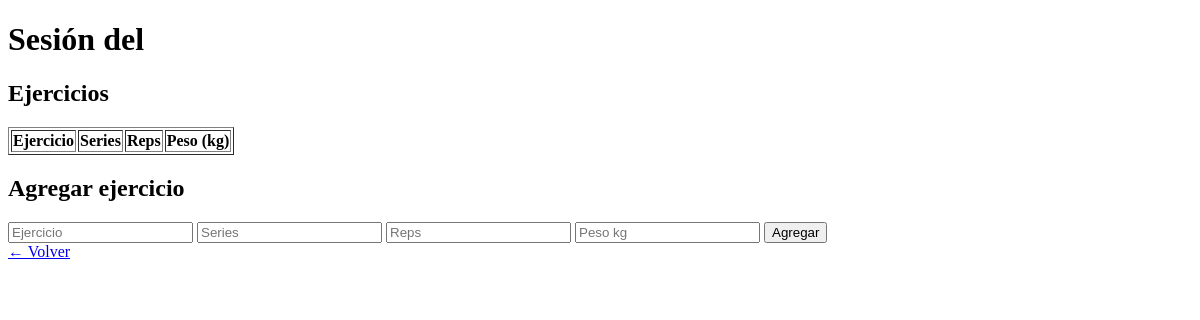
Page /sesion/1 on the earlier database version.
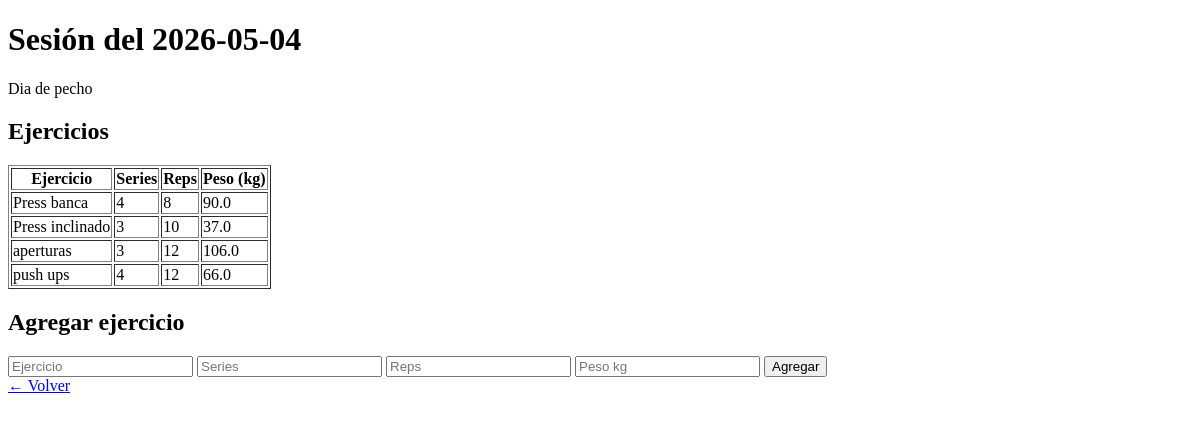
Same page on the later database version.
### tables this page shows
CREATE TABLE sesiones (
            id INTEGER PRIMARY KEY AUTOINCREMENT,
            fecha TEXT NOT NULL,
            notas TEXT
        );

CREATE TABLE ejercicios (
            id INTEGER PRIMARY KEY AUTOINCREMENT,
            sesion_id INTEGER NOT NULL,
            nombre TEXT NOT NULL,
            series INTEGER NOT NULL,
            repeticiones INTEGER NOT NULL,
            peso REAL NOT NULL,
            FOREIGN KEY (sesion_id) REFERENCES sesiones(id)
        );

### app.py (the view)
@app.route("/sesion/<int:sesion_id>")
def ver_sesion(sesion_id):
    conn = get_connection()
    sesion = conn.execute("SELECT * FROM sesiones WHERE id = ?", (sesion_id,)).fetchone()
    ejercicios = conn.execute("SELECT * FROM ejercicios WHERE sesion_id = ?", (sesion_id,)).fetchall()
    conn.close()
    return render_template("ver_sesion.html", sesion=sesion, ejercicios=ejercicios)

### database.py (called while the page is built)
def get_connection():
    conn = sqlite3.connect("workout.db")
    conn.row_factory = sqlite3.Row
    return conn

### templates/ver_sesion.html (shortened to what this page needs)
<!DOCTYPE html>
<html lang="es">
<head>
</head>
<body>
    <h1>Sesión del {{ sesion["fecha"] }}</h1>
    <p>{{ sesion["notas"] }}</p>
    <h2>Ejercicios</h2>
    <table border="1">
        <tr>
            <th>Ejercicio</th>
            <th>Series</th>
            <th>Reps</th>
            <th>Peso (kg)</th>
        </tr>
        {% for e in ejercicios %}
        <tr>
            <td>{{ e["nombre"] }}</td>
            <td>{{ e["series"] }}</td>
            <td>{{ e["repeticiones"] }}</td>
            <td>{{ e["peso"] }}</td>
        </tr>
        {% endfor %}
    </table>
    <h2>Agregar ejercicio</h2>
    <form method="POST" action="/sesion/{{ sesion['id'] }}/agregar-ejercicio">
        <input type="text" name="nombre" placeholder="Ejercicio" required>
        <input type="number" name="series" placeholder="Series" required>
        <input type="number" name="repeticiones" placeholder="Reps" required>
        <input type="number" step="0.5" name="peso" placeholder="Peso kg" required>
        <button type="submit">Agregar</button>
    </form>
    <a href="/">← Volver</a>
</body>
</html>

Differences in the rows shown:
added sesiones: fecha "2026-05-04", notas "Dia de pecho"
added ejercicios: nombre "Press banca", series "4", repeticiones "8", peso "90.0"
added ejercicios: nombre "Press inclinado", series "3", repeticiones "10", peso "37.0"
added ejercicios: nombre "aperturas", series "3", repeticiones "12", peso "106.0"
added ejercicios: nombre "push ups", series "4", repeticiones "12", peso "66.0"
